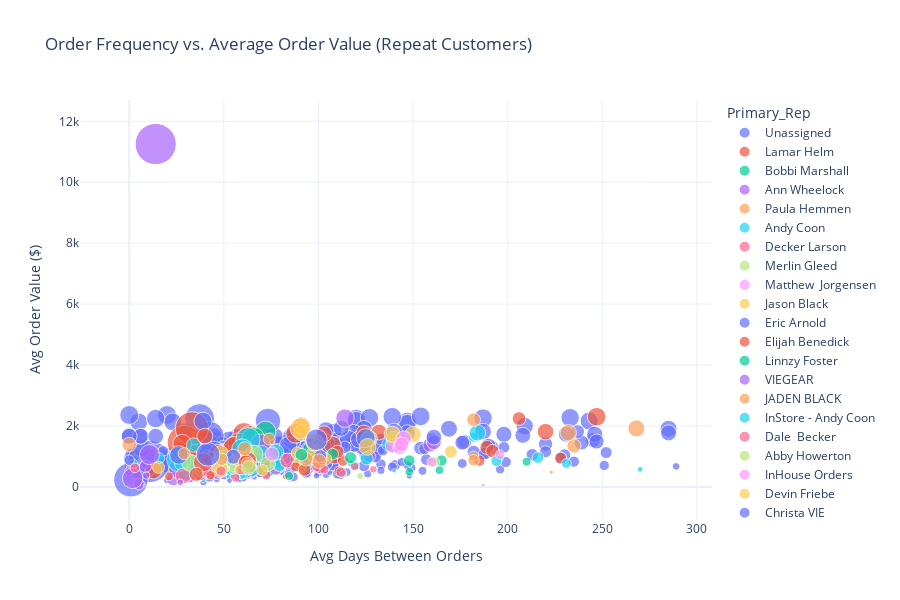

Notebook code cell kept with this figure:
### Code cell
# --- Scatter: Order Frequency vs. Average Order Value (repeat customers) ---
repeat = customer_profiles[customer_profiles['Num_Orders'] > 1].copy()

# Plotly size requires positive values; use absolute value of Net_Revenue and filter negatives
repeat_plot = repeat[repeat['Net_Revenue'] > 0].copy()

fig = px.scatter(
    repeat_plot,
    x='Avg_Days_Between_Orders',
    y='Avg_Order_Value',
    size='Net_Revenue',
    color='Primary_Rep',
    hover_name='Customer',
    hover_data={'Net_Revenue': ':$,.0f', 'Num_Orders': True, 'Avg_Days_Between_Orders': ':.0f'},
    title='Order Frequency vs. Average Order Value (Repeat Customers)',
    labels={
        'Avg_Days_Between_Orders': 'Avg Days Between Orders',
        'Avg_Order_Value': 'Avg Order Value ($)',
        'Net_Revenue': 'Net Revenue ($)'
    },
    size_max=30,
    opacity=0.7,
    height=600
)
fig.update_layout(template='plotly_white')
fig.show()

### Figure 1 — Plotly figure (JSON) as saved in the notebook; plotly's stock layout.template omitted (floating-point values rounded to 4 significant figures; data arrays with more than 128 entries replaced by an {"elided": "..."} marker saying what was removed)
{"data": [{"customdata": {"elided": "459x2 float values"}, "hovertemplate": "<b>%{hovertext}</b><br><br>Primary_Rep=Unassigned<br>Avg Days Between Orders=%{x:.0f}<br>Avg Order Value ($)=%{y}<br>Net Revenue ($)=%{customdata[0]:$,.0f}<br>Num_Orders=%{customdata[1]}<extra></extra>", "hovertext": {"elided": "459 str values"}, "legendgroup": "Unassigned", "marker": {"color": "#636efa", "opacity": 0.7, "size": {"elided": "459 float values"}, "sizemode": "area", "sizeref": 26.5, "symbol": "circle"}, "mode": "markers", "name": "Unassigned", "orientation": "v", "showlegend": true, "type": "scatter", "x": {"elided": "459 float values"}, "xaxis": "x", "y": {"elided": "459 float values"}, "yaxis": "y"}, {"customdata": [[3264.0, 3.0], [2496.0, 2.0], [2592.0, 4.0], [792.0, 2.0], [4440.0, 4.0], [6698.0, 4.0], [5280.0, 3.0], [5328.0, 5.0], [5904.0, 5.0], [4236.0, 6.0], [4248.0, 3.0], [2592.0, 2.0], [4494.0, 7.0], [4164.0, 4.0], [4056.0, 4.0], [4980.0, 5.0], [3912.0, 3.0], [1440.0, 2.0], [3000.0, 3.0], [10690.0, 10.0], [2856.0, 3.0], [3456.0, 2.0], [1440.0, 3.0], [486.0, 3.0], [1728.0, 2.0], [15700.0, 11.0], [3480.0, 2.0], [2352.0, 2.0], [14590.0, 8.0], [5952.0, 7.0], [3828.0, 5.0], [1728.0, 2.0], [2304.0, 2.0], [3552.0, 4.0], [3336.0, 2.0], [4608.0, 2.0], [3744.0, 7.0], [1728.0, 2.0], [6588.0, 4.0], [7452.0, 10.0], [3624.0, 2.0], [4623.0, 4.0], [3936.0, 3.0], [2018.0, 3.0], [1920.0, 3.0], [4716.0, 7.0], [2208.0, 3.0], [5712.0, 4.0], [6993.0, 6.0]], "hovertemplate": "<b>%{hovertext}</b><br><br>Primary_Rep=Lamar Helm<br>Avg Days Between Orders=%{x:.0f}<br>Avg Order Value ($)=%{y}<br>Net Revenue ($)=%{customdata[0]:$,.0f}<br>Num_Orders=%{customdata[1]}<extra></extra>", "hovertext": ["468 Market", "Ace Hardware - Jackson WY", "Allens Manix Store", "Alpine Standard/Chevron", "Alpine Village Market", "Army Surplus Store", "Beartooth Market", "Bob's Valley Market", "Clinton Market", "Conoco Big Sky", "Cory's Valley Market", "Country Corner", "Country Lane Conoco Gas & Grocery", "Crow Nation Express", "East End Cenex", "Essential Fuels Bridger", "Exxon Ashton", "Exxon Rainy Creek", "Faber", "Fickler Oil Co.", "Friendly's Sinclair", "Gary And Leos Fresh Foods", "Grand View General Store", "Great Scotts-Eagle:Great Scott's #1 Rexburg", "Hillview Chevron", "Hoback Market", "Jays 1 Stop", "L&P Grocery", "Last Chance C Store - Island Park", "Madison Foods", "Mountain View Co-op", "Obo's Market", "Papa's Market", "Pinedale Sinclair", "Rex's Market", "Reynolds Market", "Robin's Roost-Sam Patch Co. Grocer and Sundries", "Rosebud Foods", "Roxy's Market", "Sam Patch Co. Grocer & Sundries LLC", "Speedy Singh Truck Stop", "Stage Stop - Island Park", "Super 1 Foods", "Valley Farmers Supply Reed Point", "Valley Foods - Deer Lodge", "Victor's Market", "Walters Family Foods - ACE", "Westside Market", "Wheat Montana"], "legendgroup": "Lamar Helm", "marker": {"color": "#EF553B", "opacity": 0.7, "size": [3264.0, 2496.0, 2592.0, 792.0, 4440.0, 6698.0, 5280.0, 5328.0, 5904.0, 4236.0, 4248.0, 2592.0, 4494.0, 4164.0, 4056.0, 4980.0, 3912.0, 1440.0, 3000.0, 10690.0, 2856.0, 3456.0, 1440.0, 486.0, 1728.0, 15700.0, 3480.0, 2352.0, 14590.0, 5952.0, 3828.0, 1728.0, 2304.0, 3552.0, 3336.0, 4608.0, 3744.0, 1728.0, 6588.0, 7452.0, 3624.0, 4623.0, 3936.0, 2018.0, 1920.0, 4716.0, 2208.0, 5712.0, 6993.0], "sizemode": "area", "sizeref": 26.5, "symbol": "circle"}, "mode": "markers", "name": "Lamar Helm", "orientation": "v", "showlegend": true, "type": "scatter", "x": [98.5, 206.0, 42.0, 60.0, 97.67, 60.67, 88.0, 49.75, 67.25, 49.2, 140.0, 189.0, 47.83, 76.67, 57.67, 47.0, 107.5, 45.0, 108.5, 29.56, 98.0, 124.0, 111.0, 82.5, 72.0, 29.2, 103.0, 192.0, 33.14, 31.33, 60.75, 113.0, 110.0, 43.33, 132.0, 247.0, 12.83, 185.0, 63.67, 29.56, 220.0, 28.0, 69.5, 79.0, 101.0, 40.5, 101.5, 57.67, 55.6], "xaxis": "x", "y": [1088.0, 2244.0, 984.0, 732.0, 1110.0, 1743.0, 1760.0, 1066.0, 1610.0, 740.0, 1416.0, 1296.0, 717.4, 1041.0, 1014.0, 1078.0, 1376.0, 720.0, 1000.0, 1069.0, 952.0, 1764.0, 512.0, 344.0, 864.0, 1455.0, 1740.0, 1176.0, 1922.0, 908.6, 823.2, 864.0, 1152.0, 888.0, 1800.0, 2304.0, 534.9, 864.0, 1647.0, 745.2, 1812.0, 1416.0, 1312.0, 704.0, 640.0, 673.7, 936.0, 1428.0, 1276.0], "yaxis": "y"}, {"customdata": [[2208.0, 3.0], [2472.0, 4.0], [1826.0, 3.0], [1974.0, 2.0], [3324.0, 5.0], [1752.0, 5.0], [5876.0, 4.0], [7232.0, 5.0], [1728.0, 2.0], [2242.0, 3.0], [996.0, 3.0], [1138.0, 4.0], [1089.0, 2.0], [1032.0, 2.0], [1332.0, 2.0], [2906.0, 3.0], [1728.0, 2.0], [1632.0, 5.0], [1824.0, 2.0], [4380.0, 6.0], [1869.0, 2.0], [2619.0, 4.0], [1056.0, 2.0], [2268.0, 4.0]], "hovertemplate": "<b>%{hovertext}</b><br><br>Primary_Rep=Bobbi Marshall<br>Avg Days Between Orders=%{x:.0f}<br>Avg Order Value ($)=%{y}<br>Net Revenue ($)=%{customdata[0]:$,.0f}<br>Num_Orders=%{customdata[1]}<extra></extra>", "hovertext": ["7C Junction & Deli", "Bud's Market Place", "Cliff's Country Market-Caldwell", "D & J Fuel Bobcat Corner", "Dan's Ferry Service", "Fast Stop-Hagerman", "Great Scotts-Eagle", "Great Scotts-Eagle:Garden Valley Chevron Store", "Hawks on The Fly", "Jack's Travel Plaza", "Middle Fork Trading Post", "On The Fly Gas Mart", "On the Fly-Avimor", "Play It Again Sports", "Rocky Mtn. Firework Co.", "Shady Acres", "Simerly's", "Smoke City", "Sourdough Lodge", "Star Mercantile", "TP Gas", "Terrace Lakes Resort", "The Merc General Store", "Travel Stop 216 & Village of Trees"], "legendgroup": "Bobbi Marshall", "marker": {"color": "#00cc96", "opacity": 0.7, "size": [2208.0, 2472.0, 1826.0, 1974.0, 3324.0, 1752.0, 5876.0, 7232.0, 1728.0, 2242.0, 996.0, 1138.0, 1089.0, 1032.0, 1332.0, 2906.0, 1728.0, 1632.0, 1824.0, 4380.0, 1869.0, 2619.0, 1056.0, 2268.0], "sizemode": "area", "sizeref": 26.5, "symbol": "circle"}, "mode": "markers", "name": "Bobbi Marshall", "orientation": "v", "showlegend": true, "type": "scatter", "x": [51.5, 79.33, 107.5, 95.0, 60.5, 61.25, 72.0, 65.75, 148.0, 65.0, 119.5, 74.33, 210.0, 164.0, 78.0, 126.0, 165.0, 47.5, 88.0, 47.6, 96.0, 91.33, 70.0, 50.33], "xaxis": "x", "y": [736.0, 696.0, 1076.0, 1260.0, 703.2, 787.2, 1812.0, 1565.0, 864.0, 805.3, 694.0, 498.0, 828.0, 552.0, 1104.0, 1568.0, 864.0, 940.8, 912.0, 730.0, 1008.0, 807.0, 528.0, 567.0], "yaxis": "y"}, {"customdata": [[1992.0, 2.0], [1920.0, 5.0], [2496.0, 10.0], [1317.0, 2.0], [864.0, 2.0], [2808.0, 4.0], [2712.0, 4.0], [2316.0, 4.0], [3396.0, 7.0], [2432.0, 8.0], [1320.0, 2.0], [2640.0, 4.0], [3504.0, 5.0], [2448.0, 4.0], [2280.0, 3.0], [5739.0, 10.0], [2760.0, 2.0], [4512.0, 2.0], [1704.0, 3.0], [1152.0, 4.0], [3744.0, 5.0], [2928.0, 2.0], [2655.0, 4.0], [5592.0, 4.0], [4776.0, 7.0]], "hovertemplate": "<b>%{hovertext}</b><br><br>Primary_Rep=Ann Wheelock<br>Avg Days Between Orders=%{x:.0f}<br>Avg Order Value ($)=%{y}<br>Net Revenue ($)=%{customdata[0]:$,.0f}<br>Num_Orders=%{customdata[1]}<extra></extra>", "hovertext": ["A-1 Smoke Shop", "Alpine Country Store & RV Park 76", "Cameron Mini Mart", "Chevron Market", "Clark Fork Pantry", "Colville Fuel-Noisy Waters", "Colville Fuels Half Sun", "Dover Bay Resort", "Exxon Jifi Stop Prairie Ave", "Exxon Jifi Stop Spirit Lake", "Goodies Market", "Harvest Foods - Kettle Falls", "Holiday Shores", "Kay's Quick Stop", "Lakes Harvest Foods", "Lancaster Market", "Quinns Hot Springs Resort", "Ranch and Home", "Sam's Stop and Shop", "Samuels Store and Blue Heron Cafe", "Sandcreek Schweitzer Conoco", "Spoko Fuel", "Sturgeon Station Travel Center", "The Hat Shop", "Three Mile Corner Store"], "legendgroup": "Ann Wheelock", "marker": {"color": "#ab63fa", "opacity": 0.7, "size": [1992.0, 1920.0, 2496.0, 1317.0, 864.0, 2808.0, 2712.0, 2316.0, 3396.0, 2432.0, 1320.0, 2640.0, 3504.0, 2448.0, 2280.0, 5739.0, 2760.0, 4512.0, 1704.0, 1152.0, 3744.0, 2928.0, 2655.0, 5592.0, 4776.0], "sizemode": "area", "sizeref": 26.5, "symbol": "circle"}, "mode": "markers", "name": "Ann Wheelock", "orientation": "v", "showlegend": true, "type": "scatter", "x": [127.0, 46.5, 23.33, 68.0, 84.0, 47.33, 63.33, 39.33, 39.5, 38.43, 77.0, 46.0, 45.5, 53.0, 55.0, 26.33, 159.0, 114.0, 77.5, 32.33, 54.0, 161.0, 78.33, 69.33, 31.67], "xaxis": "x", "y": [996.0, 441.6, 259.2, 984.0, 432.0, 702.0, 678.0, 582.0, 485.1, 448.5, 660.0, 660.0, 700.8, 615.0, 760.0, 610.8, 1380.0, 2256.0, 568.0, 288.0, 748.8, 1464.0, 774.0, 1398.0, 723.4], "yaxis": "y"}, {"customdata": [[2688.0, 2.0], [3840.0, 2.0], [4032.0, 2.0]], "hovertemplate": "<b>%{hovertext}</b><br><br>Primary_Rep=Paula Hemmen<br>Avg Days Between Orders=%{x:.0f}<br>Avg Order Value ($)=%{y}<br>Net Revenue ($)=%{customdata[0]:$,.0f}<br>Num_Orders=%{customdata[1]}<extra></extra>", "hovertext": ["Ace Hardware - Anderson CA", "Ace Hardware - Paradise", "Lakeside Market - Oroville"], "legendgroup": "Paula Hemmen", "marker": {"color": "#FFA15A", "opacity": 0.7, "size": [2688.0, 3840.0, 4032.0], "sizemode": "area", "sizeref": 26.5, "symbol": "circle"}, "mode": "markers", "name": "Paula Hemmen", "orientation": "v", "showlegend": true, "type": "scatter", "x": [235.0, 268.0, 91.0], "xaxis": "x", "y": [1344.0, 1920.0, 2016.0], "yaxis": "y"}, {"customdata": [[480.0, 2.0], [1116.0, 2.0], [6404.0, 10.0], [1344.0, 2.0], [1404.0, 2.0], [1983.0, 4.0], [1404.0, 2.0], [3552.0, 2.0], [2172.0, 4.0], [4008.0, 4.0], [633.0, 2.0], [258.0, 2.0], [3000.0, 7.0], [672.0, 2.0], [583.5, 2.0], [7770.0, 5.0], [2044.0, 4.0], [2268.0, 5.0], [1998.0, 5.0], [3408.0, 3.0], [2424.0, 2.0], [7898.0, 9.0], [2268.0, 3.0], [5966.0, 5.0], [1596.0, 2.0], [5964.0, 7.0], [579.0, 2.0], [769.5, 2.0], [1512.0, 2.0], [1908.0, 3.0], [3464.0, 6.0], [2748.0, 2.0], [2202.0, 3.0]], "hovertemplate": "<b>%{hovertext}</b><br><br>Primary_Rep=Andy Coon<br>Avg Days Between Orders=%{x:.0f}<br>Avg Order Value ($)=%{y}<br>Net Revenue ($)=%{customdata[0]:$,.0f}<br>Num_Orders=%{customdata[1]}<extra></extra>", "hovertext": ["Ace Hardware - Brighton Pointe", "Ace Hardware - Colonial UT", "Arminens Gas LLC", "Auto Hardware Farm Ranch", "Basalt Store", "Benedict's Market", "Buena Vista Lagrees", "Carter's Market", "Crumbos Inc.", "Duchesne Real Estate Dev.", "Farmers Fresh Market", "Florissant Conoco", "Florissant Mercantile", "KJ's #80228", "Kamas Valley Co-Op", "Kremmling Mercantile", "Lee's Marketplace Foxboro", "Lee's Marketplace North Ogden", "Lees Marketplace 4th West", "Mesa Bloom Market", "Miners Trading Post", "Moab Shell Station", "Moab Stu Mart Chevron", "Mountainland One Stop", "Old Snowmass Market", "Steamboat Ace Hardware", "Sun Outdoors Texaco", "Sunnyside Farms Market", "The Border Store - Hildale", "The Market at Park City", "The Mart At Park City Chevron", "Venture Fuel Dino Mart", "Winners Corner"], "legendgroup": "Andy Coon", "marker": {"color": "#19d3f3", "opacity": 0.7, "size": [480.0, 1116.0, 6404.0, 1344.0, 1404.0, 1983.0, 1404.0, 3552.0, 2172.0, 4008.0, 633.0, 258.0, 3000.0, 672.0, 583.5, 7770.0, 2044.0, 2268.0, 1998.0, 3408.0, 2424.0, 7898.0, 2268.0, 5966.0, 1596.0, 5964.0, 579.0, 769.5, 1512.0, 1908.0, 3464.0, 2748.0, 2202.0], "sizemode": "area", "sizeref": 26.5, "symbol": "circle"}, "mode": "markers", "name": "Andy Coon", "orientation": "v", "showlegend": true, "type": "scatter", "x": [39.0, 29.0, 33.0, 182.0, 78.0, 79.33, 2.0, 184.0, 65.0, 70.0, 117.0, 140.0, 29.67, 53.0, 196.0, 62.75, 58.33, 59.75, 53.75, 77.5, 137.0, 26.25, 27.5, 59.75, 194.0, 50.17, 60.0, 113.0, 16.0, 93.0, 48.2, 34.0, 125.5], "xaxis": "x", "y": [240.0, 558.0, 686.4, 1632.0, 768.0, 708.0, 744.0, 1776.0, 543.0, 1077.0, 768.0, 528.0, 428.6, 336.0, 942.0, 1554.0, 540.0, 453.6, 580.8, 1136.0, 1392.0, 897.3, 756.0, 1229.0, 846.0, 852.0, 384.0, 432.0, 942.0, 724.0, 766.0, 1374.0, 934.0], "yaxis": "y"}, {"customdata": [[763.5, 2.0], [3024.0, 4.0], [3778.0, 5.0], [3376.0, 10.0], [2037.0, 4.0], [1388.0, 3.0], [1152.0, 2.0], [2204.0, 6.0], [1212.0, 5.0], [1164.0, 2.0], [1932.0, 4.0], [96.0, 2.0], [2292.0, 5.0], [1224.0, 2.0], [1338.0, 3.0], [1152.0, 3.0], [1344.0, 5.0], [987.0, 2.0]], "hovertemplate": "<b>%{hovertext}</b><br><br>Primary_Rep=Decker Larson<br>Avg Days Between Orders=%{x:.0f}<br>Avg Order Value ($)=%{y}<br>Net Revenue ($)=%{customdata[0]:$,.0f}<br>Num_Orders=%{customdata[1]}<extra></extra>", "hovertext": ["Ace Hardware - Lewiston", "Archies - St. Maries", "Barneys Harvest Foods - Orofino", "Bo's Barn", "Browns Mountain Market", "Cash And Carry Grangeville", "Conoco - Craigmont", "Cougar Foodmart", "Coyotes One Stop", "Deano's/Exxon", "Gateway Store & Cafe", "Hoot's Stop and Stay", "Huckle & Sage", "Jacobson Lumber", "Nez Perce Phillips 66", "Pomeroy Foods", "Rosauers Supermarket #109", "Salmon Rapids Lodge"], "legendgroup": "Decker Larson", "marker": {"color": "#FF6692", "opacity": 0.7, "size": [763.5, 3024.0, 3778.0, 3376.0, 2037.0, 1388.0, 1152.0, 2204.0, 1212.0, 1164.0, 1932.0, 96.0, 2292.0, 1224.0, 1338.0, 1152.0, 1344.0, 987.0], "sizemode": "area", "sizeref": 26.5, "symbol": "circle"}, "mode": "markers", "name": "Decker Larson", "orientation": "v", "showlegend": true, "type": "scatter", "x": [129.0, 83.67, 58.5, 28.56, 60.0, 112.0, 103.0, 37.4, 56.0, 99.0, 38.67, 85.0, 44.0, 1.0, 41.0, 72.5, 39.5, 119.0], "xaxis": "x", "y": [576.0, 864.0, 904.8, 358.8, 594.0, 480.0, 576.0, 412.0, 312.0, 648.0, 504.0, 192.0, 552.0, 612.0, 528.0, 384.0, 518.4, 672.0], "yaxis": "y"}, {"customdata": [[1953.0, 4.0], [1056.0, 3.0], [3192.0, 2.0], [648.0, 2.0], [3000.0, 4.0], [3360.0, 5.0], [2400.0, 3.0], [4224.0, 4.0], [3144.0, 2.0], [3840.0, 5.0], [864.0, 2.0], [1632.0, 2.0], [960.0, 2.0]], "hovertemplate": "<b>%{hovertext}</b><br><br>Primary_Rep=Merlin Gleed<br>Avg Days Between Orders=%{x:.0f}<br>Avg Order Value ($)=%{y}<br>Net Revenue ($)=%{customdata[0]:$,.0f}<br>Num_Orders=%{customdata[1]}<extra></extra>", "hovertext": ["Ace Hardware Chadron NE", "Big Horn Coop. Riverton", "Buck Horn Travel Plaza", "Eastgate Sinclair", "Farmers Union Oil (Richardton Cenex)", "Farson Merc", "Fast Lane", "Hat Six Travel", "Northwest Farm Supply", "Shell Foodmart  #102", "Shell Foodmart #101", "Sinclair Station - Evanston", "The Big Horn Y"], "legendgroup": "Merlin Gleed", "marker": {"color": "#B6E880", "opacity": 0.7, "size": [1953.0, 1056.0, 3192.0, 648.0, 3000.0, 3360.0, 2400.0, 4224.0, 3144.0, 3840.0, 864.0, 1632.0, 960.0], "sizemode": "area", "sizeref": 26.5, "symbol": "circle"}, "mode": "markers", "name": "Merlin Gleed", "orientation": "v", "showlegend": true, "type": "scatter", "x": [48.0, 55.0, 127.0, 122.0, 73.33, 48.25, 55.0, 66.0, 140.0, 32.25, 55.0, 161.0, 37.0], "xaxis": "x", "y": [624.0, 552.0, 1596.0, 360.0, 750.0, 672.0, 800.0, 1080.0, 1572.0, 787.2, 624.0, 816.0, 480.0], "yaxis": "y"}, {"customdata": [[2688.0, 2.0], [1344.0, 2.0]], "hovertemplate": "<b>%{hovertext}</b><br><br>Primary_Rep=Matthew  Jorgensen<br>Avg Days Between Orders=%{x:.0f}<br>Avg Order Value ($)=%{y}<br>Net Revenue ($)=%{customdata[0]:$,.0f}<br>Num_Orders=%{customdata[1]}<extra></extra>", "hovertext": ["Ace Hardware Wingfield", "Silver City RV Resort"], "legendgroup": "Matthew  Jorgensen", "marker": {"color": "#FF97FF", "opacity": 0.7, "size": [2688.0, 1344.0], "sizemode": "area", "sizeref": 26.5, "symbol": "circle"}, "mode": "markers", "name": "Matthew  Jorgensen", "orientation": "v", "showlegend": true, "type": "scatter", "x": [139.0, 160.0], "xaxis": "x", "y": [1344.0, 816.0], "yaxis": "y"}, {"customdata": [[1752.0, 4.0], [3216.0, 3.0], [2842.0, 3.0], [3348.0, 2.0], [3408.0, 6.0], [2208.0, 2.0], [3456.0, 2.0], [2196.0, 2.0], [3552.0, 4.0], [5760.0, 3.0], [1824.0, 2.0], [3456.0, 2.0], [1152.0, 2.0], [4140.0, 3.0], [1344.0, 2.0], [1536.0, 2.0]], "hovertemplate": "<b>%{hovertext}</b><br><br>Primary_Rep=Jason Black<br>Avg Days Between Orders=%{x:.0f}<br>Avg Order Value ($)=%{y}<br>Net Revenue ($)=%{customdata[0]:$,.0f}<br>Num_Orders=%{customdata[1]}<extra></extra>", "hovertext": ["Allred Ace Hardware - Highland", "Bear Valley RV Campground Resort LLC", "Bryce Canyon Rv and Gas LLC", "Cedar Band Travel Plaza", "Cedaredge Foodtown", "Delta Jubilee Foods", "Digby's Market", "Enterprise Sinclair Gas", "Griffy's Shell", "Joe’s Main Street Market", "Market Express (Chevron)", "Moapa Paiute Travel Plaza", "Rasmussen Ace Hardware", "Royals Foodtown", "Sinclair (First Stop)", "Todd's Market"], "legendgroup": "Jason Black", "marker": {"color": "#FECB52", "opacity": 0.7, "size": [1752.0, 3216.0, 2842.0, 3348.0, 3408.0, 2208.0, 3456.0, 2196.0, 3552.0, 5760.0, 1824.0, 3456.0, 1152.0, 4140.0, 1344.0, 1536.0], "sizemode": "area", "sizeref": 26.5, "symbol": "circle"}, "mode": "markers", "name": "Jason Black", "orientation": "v", "showlegend": true, "type": "scatter", "x": [70.33, 97.5, 48.5, 91.0, 48.0, 89.0, 139.0, 170.0, 59.33, 90.5, 104.0, 150.0, 91.0, 98.0, 91.0, 89.0], "xaxis": "x", "y": [552.0, 1072.0, 1112.0, 1776.0, 568.0, 1104.0, 1728.0, 1152.0, 888.0, 1920.0, 912.0, 1728.0, 576.0, 1460.0, 672.0, 768.0], "yaxis": "y"}, {"customdata": [[3264.0, 2.0], [1407.0, 2.0], [6187.0, 4.0], [4572.0, 5.0], [2172.0, 3.0], [4800.0, 3.0], [1488.0, 2.0], [2964.0, 3.0]], "hovertemplate": "<b>%{hovertext}</b><br><br>Primary_Rep=Eric Arnold<br>Avg Days Between Orders=%{x:.0f}<br>Avg Order Value ($)=%{y}<br>Net Revenue ($)=%{customdata[0]:$,.0f}<br>Num_Orders=%{customdata[1]}<extra></extra>", "hovertext": ["Allyn Market", "Bevens Market", "Farwest Sports/ Sportco", "Hometown Ace Hardware Yakima", "Sisters Oregon Sinclair", "Tillamook Sporting Goods", "Toledo Hardware & Feed", "Xpress Mart"], "legendgroup": "Eric Arnold", "marker": {"color": "#636efa", "opacity": 0.7, "size": [3264.0, 1407.0, 6187.0, 4572.0, 2172.0, 4800.0, 1488.0, 2964.0], "sizemode": "area", "sizeref": 26.5, "symbol": "circle"}, "mode": "markers", "name": "Eric Arnold", "orientation": "v", "showlegend": true, "type": "scatter", "x": [161.0, 251.0, 99.0, 26.25, 101.0, 125.0, 0.0, 55.0], "xaxis": "x", "y": [1632.0, 703.5, 1547.0, 1049.0, 1012.0, 1600.0, 876.0, 988.0], "yaxis": "y"}, {"customdata": [[3516.0, 4.0], [1152.0, 3.0], [1320.0, 2.0], [2160.0, 4.0], [3168.0, 4.0], [4848.0, 6.0], [2664.0, 8.0], [1032.0, 3.0], [1896.0, 2.0]], "hovertemplate": "<b>%{hovertext}</b><br><br>Primary_Rep=Elijah Benedick<br>Avg Days Between Orders=%{x:.0f}<br>Avg Order Value ($)=%{y}<br>Net Revenue ($)=%{customdata[0]:$,.0f}<br>Num_Orders=%{customdata[1]}<extra></extra>", "hovertext": ["Arrowhead Travel Plaza", "Cousins Inn", "Dintys Market & Deli", "Kenny's IGA", "Mariner Market", "Mountain High Grocery", "Nehalem Food Mart", "Newport Marina", "Sierra Market - Gates"], "legendgroup": "Elijah Benedick", "marker": {"color": "#EF553B", "opacity": 0.7, "size": [3516.0, 1152.0, 1320.0, 2160.0, 3168.0, 4848.0, 2664.0, 1032.0, 1896.0], "sizemode": "area", "sizeref": 26.5, "symbol": "circle"}, "mode": "markers", "name": "Elijah Benedick", "orientation": "v", "showlegend": true, "type": "scatter", "x": [63.0, 43.0, 88.0, 92.67, 61.67, 39.0, 35.43, 21.0, 228.0], "xaxis": "x", "y": [879.0, 384.0, 660.0, 561.0, 792.0, 808.0, 415.5, 344.0, 948.0], "yaxis": "y"}, {"customdata": [[1080.0, 3.0], [996.0, 2.0]], "hovertemplate": "<b>%{hovertext}</b><br><br>Primary_Rep=Linnzy Foster<br>Avg Days Between Orders=%{x:.0f}<br>Avg Order Value ($)=%{y}<br>Net Revenue ($)=%{customdata[0]:$,.0f}<br>Num_Orders=%{customdata[1]}<extra></extra>", "hovertext": ["Aspen Sports", "Parks Feed & Merchantile"], "legendgroup": "Linnzy Foster", "marker": {"color": "#00cc96", "opacity": 0.7, "size": [1080.0, 996.0], "sizemode": "area", "sizeref": 26.5, "symbol": "circle"}, "mode": "markers", "name": "Linnzy Foster", "orientation": "v", "showlegend": true, "type": "scatter", "x": [84.5, 148.0], "xaxis": "x", "y": [360.0, 498.0], "yaxis": "y"}, {"customdata": [[2011.0, 3.0], [1632.0, 19.0], [5301.0, 5.0], [86.0, 2.0], [750.0, 2.0], [590.0, 4.0], [22510.0, 2.0], [1028.0, 2.0], [5581.0, 20.0]], "hovertemplate": "<b>%{hovertext}</b><br><br>Primary_Rep=VIEGEAR<br>Avg Days Between Orders=%{x:.0f}<br>Avg Order Value ($)=%{y}<br>Net Revenue ($)=%{customdata[0]:$,.0f}<br>Num_Orders=%{customdata[1]}<extra></extra>", "hovertext": ["Avimor", "Fast Stop Parent Company:", "Giovanni's Fish Market", "Grocery Outlet VIE Orders", "HSB Ambulance", "Retail Customer", "Templeton Feed and Grain", "Town And Country Parent Company", "Town Pump-Parent Company:"], "legendgroup": "VIEGEAR", "marker": {"color": "#ab63fa", "opacity": 0.7, "size": [2011.0, 1632.0, 5301.0, 86.0, 750.0, 590.0, 22510.0, 1028.0, 5581.0], "sizemode": "area", "sizeref": 26.5, "symbol": "circle"}, "mode": "markers", "name": "VIEGEAR", "orientation": "v", "showlegend": true, "type": "scatter", "x": [8.5, 5.111, 10.75, 8.0, 9.0, 27.0, 14.0, 0.0, 1.789], "xaxis": "x", "y": [670.5, 85.89, 1060.0, 43.0, 375.0, 147.5, 11250.0, 514.0, 279.1], "yaxis": "y"}, {"customdata": [[1932.0, 3.0], [1944.0, 3.0], [2580.0, 4.0], [2510.0, 2.0], [2496.0, 2.0], [61.5, 2.0], [1928.0, 3.0], [12.0, 2.0], [2870.0, 4.0], [1344.0, 3.0], [225.0, 2.0], [1344.0, 2.0], [2472.0, 3.0], [1952.0, 2.0], [2784.0, 2.0], [1752.0, 2.0]], "hovertemplate": "<b>%{hovertext}</b><br><br>Primary_Rep=JADEN BLACK<br>Avg Days Between Orders=%{x:.0f}<br>Avg Order Value ($)=%{y}<br>Net Revenue ($)=%{customdata[0]:$,.0f}<br>Num_Orders=%{customdata[1]}<extra></extra>", "hovertext": ["Beach Exxon", "Candys Exxon", "Coastal Pantry 3", "Fuel Mart - North Charleston", "Great smoky Mountain, Bait & Tackle", "Hamletts Market", "Johnston Count Mart", "Main Street Mini Mart - Holly Springs", "Red Diamond - Wilmington", "Short Trip 8", "Sidney Service Mart", "Skyway - Robbinsville", "Stop N Go #12", "Supreme Smoke Shop", "Top Cat Market Exxon", "Wag A Bag"], "legendgroup": "JADEN BLACK", "marker": {"color": "#FFA15A", "opacity": 0.7, "size": [1932.0, 1944.0, 2580.0, 2510.0, 2496.0, 61.5, 1928.0, 12.0, 2870.0, 1344.0, 225.0, 1344.0, 2472.0, 1952.0, 2784.0, 1752.0], "sizemode": "area", "sizeref": 26.5, "symbol": "circle"}, "mode": "markers", "name": "JADEN BLACK", "orientation": "v", "showlegend": true, "type": "scatter", "x": [29.0, 49.0, 63.67, 61.0, 182.0, 64.0, 62.5, 75.0, 100.3, 58.5, 223.0, 182.0, 93.5, 74.0, 0.0, 182.0], "xaxis": "x", "y": [1092.0, 904.0, 687.0, 1255.0, 2208.0, 432.0, 772.0, 168.8, 843.4, 560.0, 480.0, 1008.0, 912.0, 1572.0, 1392.0, 876.0], "yaxis": "y"}, {"customdata": [[1804.0, 2.0], [463.5, 2.0], [1284.0, 2.0]], "hovertemplate": "<b>%{hovertext}</b><br><br>Primary_Rep=InStore - Andy Coon<br>Avg Days Between Orders=%{x:.0f}<br>Avg Order Value ($)=%{y}<br>Net Revenue ($)=%{customdata[0]:$,.0f}<br>Num_Orders=%{customdata[1]}<extra></extra>", "hovertext": ["Capis", "Edward's Grocery", "Food Mart 12"], "legendgroup": "InStore - Andy Coon", "marker": {"color": "#19d3f3", "opacity": 0.7, "size": [1804.0, 463.5, 1284.0], "sizemode": "area", "sizeref": 26.5, "symbol": "circle"}, "mode": "markers", "name": "InStore - Andy Coon", "orientation": "v", "showlegend": true, "type": "scatter", "x": [216.0, 270.0, 231.0], "xaxis": "x", "y": [960.0, 576.0, 768.0], "yaxis": "y"}, {"customdata": [[1248.0, 2.0], [1368.0, 3.0]], "hovertemplate": "<b>%{hovertext}</b><br><br>Primary_Rep=Dale  Becker<br>Avg Days Between Orders=%{x:.0f}<br>Avg Order Value ($)=%{y}<br>Net Revenue ($)=%{customdata[0]:$,.0f}<br>Num_Orders=%{customdata[1]}<extra></extra>", "hovertext": ["Capps Home Building Center", "Moneta Farm and Home Supply"], "legendgroup": "Dale  Becker", "marker": {"color": "#FF6692", "opacity": 0.7, "size": [1248.0, 1368.0], "sizemode": "area", "sizeref": 26.5, "symbol": "circle"}, "mode": "markers", "name": "Dale  Becker", "orientation": "v", "showlegend": true, "type": "scatter", "x": [3.0, 48.5], "xaxis": "x", "y": [624.0, 520.0], "yaxis": "y"}, {"customdata": [[2712.0, 5.0]], "hovertemplate": "<b>%{hovertext}</b><br><br>Primary_Rep=Abby Howerton<br>Avg Days Between Orders=%{x:.0f}<br>Avg Order Value ($)=%{y}<br>Net Revenue ($)=%{customdata[0]:$,.0f}<br>Num_Orders=%{customdata[1]}<extra></extra>", "hovertext": ["Country Market"], "legendgroup": "Abby Howerton", "marker": {"color": "#B6E880", "opacity": 0.7, "size": [2712.0], "sizemode": "area", "sizeref": 26.5, "symbol": "circle"}, "mode": "markers", "name": "Abby Howerton", "orientation": "v", "showlegend": true, "type": "scatter", "x": [63.25], "xaxis": "x", "y": [628.8], "yaxis": "y"}, {"customdata": [[2592.0, 2.0], [1206.0, 2.0], [2588.0, 3.0], [3168.0, 2.0], [2784.0, 2.0]], "hovertemplate": "<b>%{hovertext}</b><br><br>Primary_Rep=InHouse Orders<br>Avg Days Between Orders=%{x:.0f}<br>Avg Order Value ($)=%{y}<br>Net Revenue ($)=%{customdata[0]:$,.0f}<br>Num_Orders=%{customdata[1]}<extra></extra>", "hovertext": ["Davis Foods", "Dixie Nutrition (St. George)", "Honeys Marketplace", "Hurst Ace Hardware", "Whammers Enterprises 1 LLC (Sinclair)"], "legendgroup": "InHouse Orders", "marker": {"color": "#FF97FF", "opacity": 0.7, "size": [2592.0, 1206.0, 2588.0, 3168.0, 2784.0], "sizemode": "area", "sizeref": 26.5, "symbol": "circle"}, "mode": "markers", "name": "InHouse Orders", "orientation": "v", "showlegend": true, "type": "scatter", "x": [143.0, 196.0, 75.5, 145.0, 144.0], "xaxis": "x", "y": [1296.0, 1056.0, 1076.0, 1584.0, 1392.0], "yaxis": "y"}, {"customdata": [[1920.0, 3.0], [3744.0, 3.0]], "hovertemplate": "<b>%{hovertext}</b><br><br>Primary_Rep=Devin Friebe<br>Avg Days Between Orders=%{x:.0f}<br>Avg Order Value ($)=%{y}<br>Net Revenue ($)=%{customdata[0]:$,.0f}<br>Num_Orders=%{customdata[1]}<extra></extra>", "hovertext": ["Escondido Hawthorne Country Store", "Hemet Valle Vista Home Center"], "legendgroup": "Devin Friebe", "marker": {"color": "#FECB52", "opacity": 0.7, "size": [1920.0, 3744.0], "sizemode": "area", "sizeref": 26.5, "symbol": "circle"}, "mode": "markers", "name": "Devin Friebe", "orientation": "v", "showlegend": true, "type": "scatter", "x": [15.5, 126.0], "xaxis": "x", "y": [640.0, 1312.0], "yaxis": "y"}, {"customdata": [[4315.0, 2.0], [4488.0, 2.0], [7430.0, 8.0], [409.0, 2.0]], "hovertemplate": "<b>%{hovertext}</b><br><br>Primary_Rep=Christa VIE<br>Avg Days Between Orders=%{x:.0f}<br>Avg Order Value ($)=%{y}<br>Net Revenue ($)=%{customdata[0]:$,.0f}<br>Num_Orders=%{customdata[1]}<extra></extra>", "hovertext": ["Florist Farms", "Inspired By Love Hair Salon", "Locking Horns Riverside Restaurant", "Wired Bean Rindy"], "legendgroup": "Christa VIE", "marker": {"color": "#636efa", "opacity": 0.7, "size": [4315.0, 4488.0, 7430.0, 409.0], "sizemode": "area", "sizeref": 26.5, "symbol": "circle"}, "mode": "markers", "name": "Christa VIE", "orientation": "v", "showlegend": true, "type": "scatter", "x": [39.0, 14.0, 41.71, 53.0], "xaxis": "x", "y": [2158.0, 2244.0, 1068.0, 204.5], "yaxis": "y"}, {"customdata": [[3334.0, 2.0]], "hovertemplate": "<b>%{hovertext}</b><br><br>Primary_Rep=Adam Scott<br>Avg Days Between Orders=%{x:.0f}<br>Avg Order Value ($)=%{y}<br>Net Revenue ($)=%{customdata[0]:$,.0f}<br>Num_Orders=%{customdata[1]}<extra></extra>", "hovertext": ["Karl Malone Power Sports"], "legendgroup": "Adam Scott", "marker": {"color": "#EF553B", "opacity": 0.7, "size": [3334.0], "sizemode": "area", "sizeref": 26.5, "symbol": "circle"}, "mode": "markers", "name": "Adam Scott", "orientation": "v", "showlegend": true, "type": "scatter", "x": [40.0], "xaxis": "x", "y": [1667.0], "yaxis": "y"}, {"customdata": [[1920.0, 2.0], [2112.0, 2.0]], "hovertemplate": "<b>%{hovertext}</b><br><br>Primary_Rep=Natalie  Brydson<br>Avg Days Between Orders=%{x:.0f}<br>Avg Order Value ($)=%{y}<br>Net Revenue ($)=%{customdata[0]:$,.0f}<br>Num_Orders=%{customdata[1]}<extra></extra>", "hovertext": ["Lake Kathryne Ace Hardware", "Purdy Cost Less"], "legendgroup": "Natalie  Brydson", "marker": {"color": "#00cc96", "opacity": 0.7, "size": [1920.0, 2112.0], "sizemode": "area", "sizeref": 26.5, "symbol": "circle"}, "mode": "markers", "name": "Natalie  Brydson", "orientation": "v", "showlegend": true, "type": "scatter", "x": [117.0, 91.0], "xaxis": "x", "y": [960.0, 1056.0], "yaxis": "y"}, {"customdata": [[108.0, 2.0]], "hovertemplate": "<b>%{hovertext}</b><br><br>Primary_Rep=- Unassigned -<br>Avg Days Between Orders=%{x:.0f}<br>Avg Order Value ($)=%{y}<br>Net Revenue ($)=%{customdata[0]:$,.0f}<br>Num_Orders=%{customdata[1]}<extra></extra>", "hovertext": ["Mel HQ"], "legendgroup": "- Unassigned -", "marker": {"color": "#ab63fa", "opacity": 0.7, "size": [108.0], "sizemode": "area", "sizeref": 26.5, "symbol": "circle"}, "mode": "markers", "name": "- Unassigned -", "orientation": "v", "showlegend": true, "type": "scatter", "x": [187.0], "xaxis": "x", "y": [54.0], "yaxis": "y"}, {"customdata": [[3552.0, 2.0]], "hovertemplate": "<b>%{hovertext}</b><br><br>Primary_Rep=Jeremiah Wagenman<br>Avg Days Between Orders=%{x:.0f}<br>Avg Order Value ($)=%{y}<br>Net Revenue ($)=%{customdata[0]:$,.0f}<br>Num_Orders=%{customdata[1]}<extra></extra>", "hovertext": ["Stars Station King Beach"], "legendgroup": "Jeremiah Wagenman", "marker": {"color": "#FFA15A", "opacity": 0.7, "size": [3552.0], "sizemode": "area", "sizeref": 26.5, "symbol": "circle"}, "mode": "markers", "name": "Jeremiah Wagenman", "orientation": "v", "showlegend": true, "type": "scatter", "x": [232.0], "xaxis": "x", "y": [1776.0], "yaxis": "y"}], "layout": {"height": 600, "legend": {"itemsizing": "constant", "title": {"text": "Primary_Rep"}, "tracegroupgap": 0}, "title": {"text": "Order Frequency vs. Average Order Value (Repeat Customers)"}, "xaxis": {"anchor": "y", "domain": [0.0, 1.0], "title": {"text": "Avg Days Between Orders"}}, "yaxis": {"anchor": "x", "domain": [0.0, 1.0], "title": {"text": "Avg Order Value ($)"}}}}
